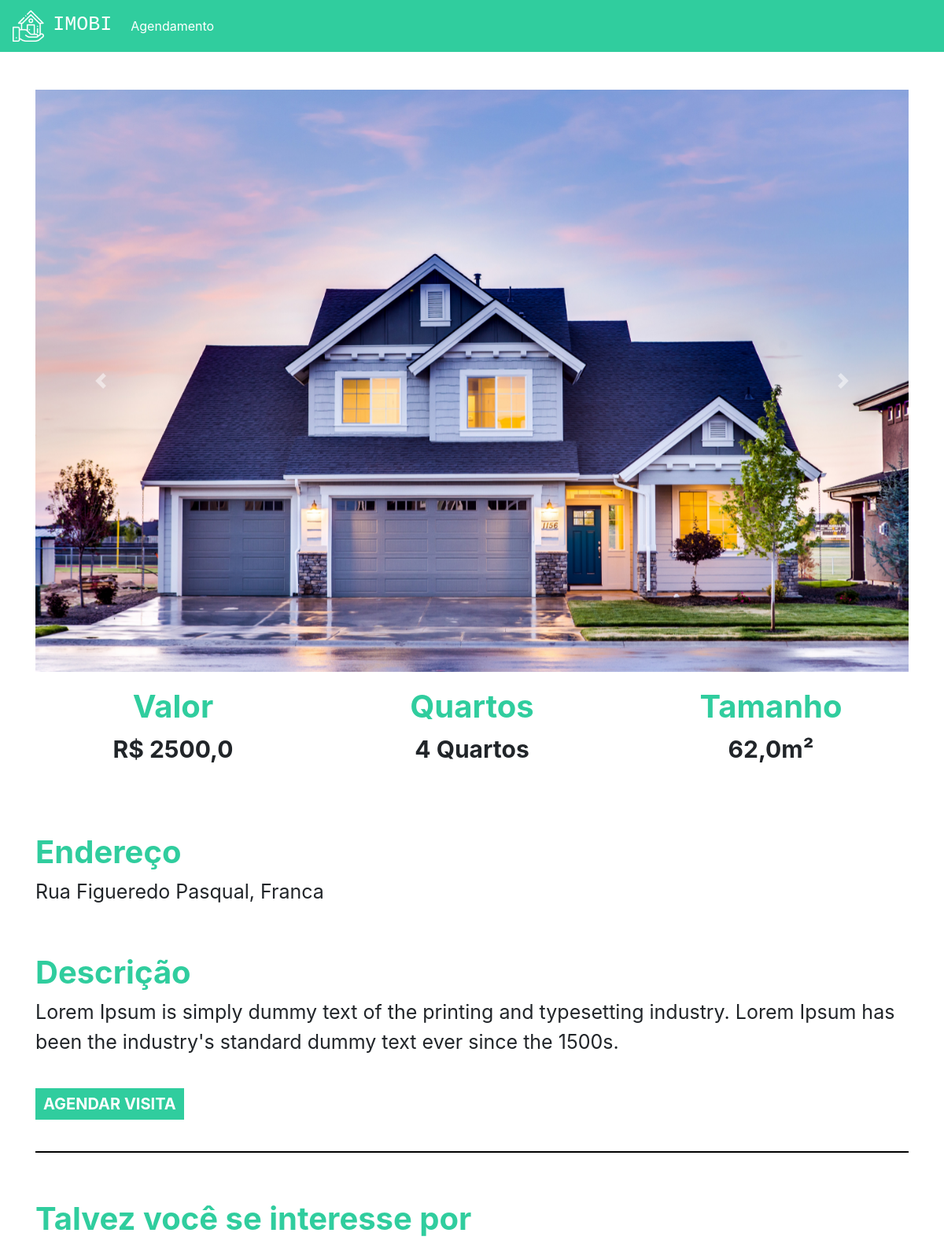
The page /imovel/1 (signed in) on the database its author committed.
### plataforma/models.py (models this page shows, shortened)
class Imagem(models.Model):
    img = models.ImageField(upload_to='assets')
    def __str__(self) -> str:
        return self.img.url

class Imovei(models.Model):
    choices = (('V', 'Venda'),
               ('A', 'Aluguel'))
    choices_imovel = (('A', 'Apartamento'),
                      ('C', 'Casa'))
    imagens = models.ManyToManyField(Imagem)
    valor = models.FloatField()
    quartos = models.IntegerField()
    tamanho = models.FloatField()
    cidade = models.ForeignKey(Cidade, on_delete=models.DO_NOTHING)
    rua = models.CharField(max_length=50)
    tipo = models.CharField(max_length=1, choices=choices)
    tipo_imovel = models.CharField(max_length=1, choices=choices_imovel)
    numero = models.IntegerField()
    descricao = models.TextField()
    dias_visita = models.ManyToManyField(DiasVisita)
    horarios = models.ManyToManyField(Horario)

class Cidade(models.Model):
    nome = models.CharField(max_length=30)
    def __str__(self) -> str:
        return self.nome

### plataforma/views.py (the view)
# urls.py: path('imovel/<str:id>', views.imovel, name="imovel"),
def imovel(request, id):
    imovel = get_object_or_404(Imovei, id=id)
    sugestoes = Imovei.objects.filter(cidade=imovel.cidade).exclude(id=id)[:2]
    return render(request, 'imovel.html', {'imovel': imovel})

### plataforma/models.py (called while the page is built)
    def __str__(self) -> str:
        return self.dia

    def __str__(self) -> str:
        return str(self.horario)

### plataforma/templates/imovel.html (shortened to what this page needs)
{% extends 'index.html' %} {% load static %} {% block 'head' %}
<link rel="stylesheet" href="{% static 'plataforma/styles/home.css' %}" />
{% endblock %} {% block 'body' %}
<div style="text-align: center" class="container">
  <br />
  <br />
  <div id="carouselExampleControls" class="carousel slide" data-ride="carousel">
    <div class="carousel-inner">
      {% for img in imovel.imagens.all %}
      <div class="carousel-item {% if forloop.first %} active {% endif %}">
        <img class="d-block w-100" src="{{img}}" alt="First slide" />
      </div>
      {% endfor %}
    </div>
    <a
      class="carousel-control-prev"
      href="#carouselExampleControls"
      role="button"
      data-slide="prev"
    >
      <span class="carousel-control-prev-icon" aria-hidden="true"></span>
    </a>
    <a
      class="carousel-control-next"
      href="#carouselExampleControls"
      role="button"
      data-slide="next"
    >
      <span class="carousel-control-next-icon" aria-hidden="true"></span>
    </a>
  </div>
  <div class="row">
    <div class="col-md">
      <h3 class="titulo_especificacao">Valor</h3>
      <p class="especificacao">R$ {{imovel.valor}}</p>
    </div>
    <div class="col-md">
      <h3 class="titulo_especificacao">Quartos</h3>
      <p class="especificacao">{{imovel.quartos}} Quartos</p>
    </div>
    <div class="col-md">
      <h3 class="titulo_especificacao">Tamanho</h3>
      <p class="especificacao">{{imovel.tamanho}}m²</p>
    </div>
  </div>
  <br />
  <br />
  <div style="text-align: left">
    <h3 class="titulo_especificacao">Endereço</h3>
    <p class="especificacao_endereco">{{imovel.rua}}, {{imovel.cidade }}</p>
  </div>
  <br />
  <div style="text-align: left">
    <h3 class="titulo_especificacao">Descrição</h3>
    <p class="especificacao_endereco">{{imovel.descricao}}</p>
    <br />
    <button
      class="btn_agendar_visita"
      data-toggle="modal"
      data-target="#exampleModal"
    >
      AGENDAR VISITA
    </button>
    <br />
    <br />
  </div>
  <hr style="border: 1px solid black" />
  <br />
  <div class="div_possivel_interesse">
    <h3 class="titulo_especificacao">Talvez você se interesse por</h3>
  </div>
</div>
{% endblock %}

### templates/static/plataforma/styles/home.css (style rules this page uses)
.titulo_especificacao { font-size: 40px; font-weight: bold; margin-top: 20px; color: #30CD9E; }
.especificacao { font-size: 30px; font-weight: bold; }
.especificacao_endereco { font-size: 25px; }
.btn_agendar_visita { font-size: 20px; font-weight: bold; padding: 5px 10px 5px 10px; color: white; background-color: #30CD9E; border: none; }
.div_possivel_interesse { text-align: left; }

### rows shown on the page
Imagem: img (picture)
Imovei: valor "2500,0", quartos "4", tamanho "62,0", rua "Rua Figueredo Pasqual", cidade "Franca", descricao "Lorem Ipsum is simply dummy text of the printing and typesetting industry. Lorem Ipsum has been the industry's standard dummy text ever since the 1500s."
